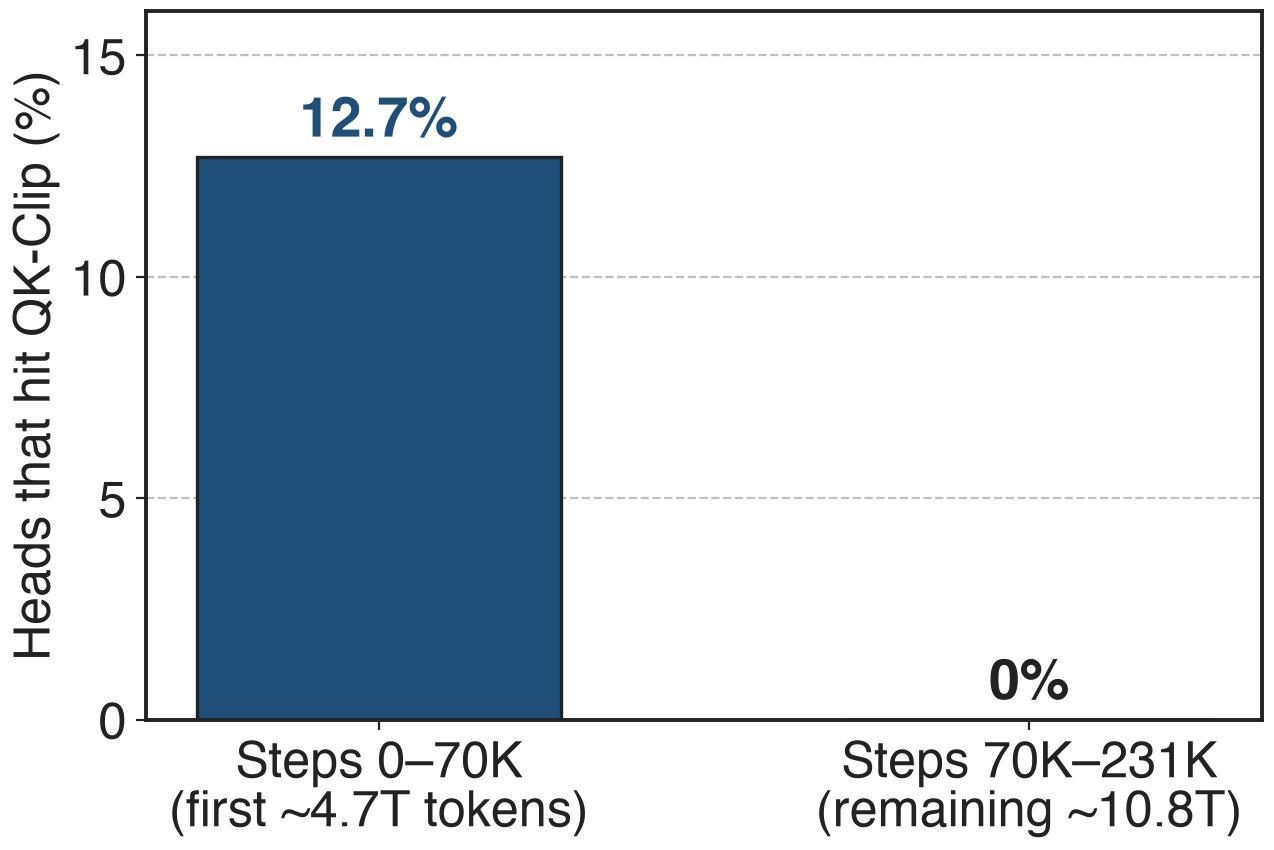

Python code for this plot:
"""chart_activity: share of K2 attention heads that triggered QK-Clip at least once.
Steps 0-70K: 12.7%; after 70K: all heads below tau, QK-Clip inactive (K2 App. D).
Token conversion with the 67M-token batch (derived): 70K steps = 4.7T tokens; 15.5T tokens = 231K steps."""
import sys, pathlib
sys.path.insert(0, str(pathlib.Path(__file__).resolve().parents[3] / "scripts"))
import slidechart as sc

sc.setup()
fig, ax = sc.figure("right")
sc.bars(ax, ["Steps 0–70K\n(first ~4.7T tokens)", "Steps 70K–231K\n(remaining ~10.8T)"], [12.7, 0.0], ours=0,
        labels=["12.7%", "0%"], width=0.56)
ax.set_ylabel("Heads that hit QK-Clip (%)")
ax.set_ylim(0, 16); ax.set_yticks([0, 5, 10, 15])
sc.save(fig, __file__)
